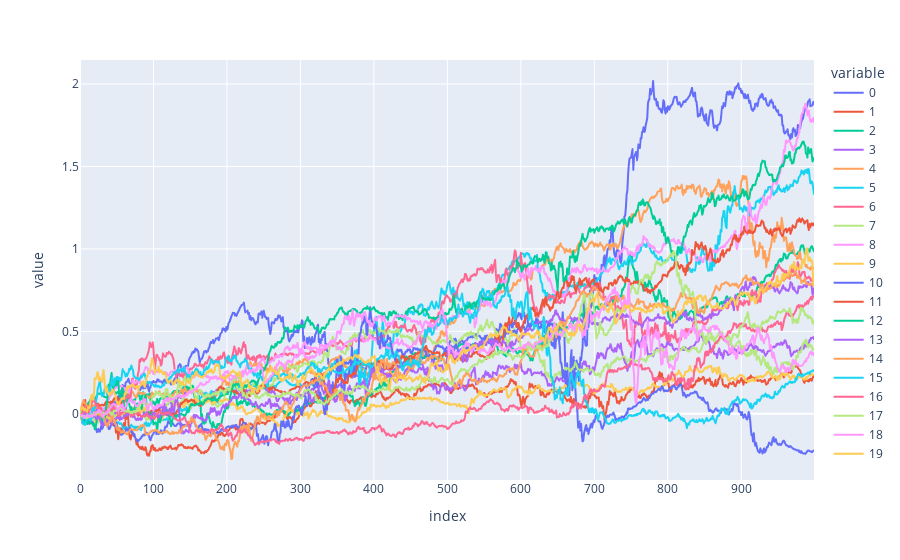

The cell this chart's notebook holds for it:
### Code cell
fig = px.line(rets_ts)
fig.show()

### Figure 1 — Plotly figure (JSON) as saved in the notebook; plotly's stock layout.template omitted (floating-point values rounded to 4 significant figures; data arrays with more than 128 entries replaced by an {"elided": "..."} marker saying what was removed)
{"data": [{"hovertemplate": "variable=0<br>index=%{x}<br>value=%{y}<extra></extra>", "legendgroup": "0", "line": {"color": "#636efa", "dash": "solid"}, "marker": {"symbol": "circle"}, "mode": "lines", "name": "0", "showlegend": true, "type": "scattergl", "x": {"elided": "1000 int values"}, "xaxis": "x", "y": {"elided": "1000 float values"}, "yaxis": "y"}, {"hovertemplate": "variable=1<br>index=%{x}<br>value=%{y}<extra></extra>", "legendgroup": "1", "line": {"color": "#EF553B", "dash": "solid"}, "marker": {"symbol": "circle"}, "mode": "lines", "name": "1", "showlegend": true, "type": "scattergl", "x": {"elided": "1000 int values"}, "xaxis": "x", "y": {"elided": "1000 float values"}, "yaxis": "y"}, {"hovertemplate": "variable=2<br>index=%{x}<br>value=%{y}<extra></extra>", "legendgroup": "2", "line": {"color": "#00cc96", "dash": "solid"}, "marker": {"symbol": "circle"}, "mode": "lines", "name": "2", "showlegend": true, "type": "scattergl", "x": {"elided": "1000 int values"}, "xaxis": "x", "y": {"elided": "1000 float values"}, "yaxis": "y"}, {"hovertemplate": "variable=3<br>index=%{x}<br>value=%{y}<extra></extra>", "legendgroup": "3", "line": {"color": "#ab63fa", "dash": "solid"}, "marker": {"symbol": "circle"}, "mode": "lines", "name": "3", "showlegend": true, "type": "scattergl", "x": {"elided": "1000 int values"}, "xaxis": "x", "y": {"elided": "1000 float values"}, "yaxis": "y"}, {"hovertemplate": "variable=4<br>index=%{x}<br>value=%{y}<extra></extra>", "legendgroup": "4", "line": {"color": "#FFA15A", "dash": "solid"}, "marker": {"symbol": "circle"}, "mode": "lines", "name": "4", "showlegend": true, "type": "scattergl", "x": {"elided": "1000 int values"}, "xaxis": "x", "y": {"elided": "1000 float values"}, "yaxis": "y"}, {"hovertemplate": "variable=5<br>index=%{x}<br>value=%{y}<extra></extra>", "legendgroup": "5", "line": {"color": "#19d3f3", "dash": "solid"}, "marker": {"symbol": "circle"}, "mode": "lines", "name": "5", "showlegend": true, "type": "scattergl", "x": {"elided": "1000 int values"}, "xaxis": "x", "y": {"elided": "1000 float values"}, "yaxis": "y"}, {"hovertemplate": "variable=6<br>index=%{x}<br>value=%{y}<extra></extra>", "legendgroup": "6", "line": {"color": "#FF6692", "dash": "solid"}, "marker": {"symbol": "circle"}, "mode": "lines", "name": "6", "showlegend": true, "type": "scattergl", "x": {"elided": "1000 int values"}, "xaxis": "x", "y": {"elided": "1000 float values"}, "yaxis": "y"}, {"hovertemplate": "variable=7<br>index=%{x}<br>value=%{y}<extra></extra>", "legendgroup": "7", "line": {"color": "#B6E880", "dash": "solid"}, "marker": {"symbol": "circle"}, "mode": "lines", "name": "7", "showlegend": true, "type": "scattergl", "x": {"elided": "1000 int values"}, "xaxis": "x", "y": {"elided": "1000 float values"}, "yaxis": "y"}, {"hovertemplate": "variable=8<br>index=%{x}<br>value=%{y}<extra></extra>", "legendgroup": "8", "line": {"color": "#FF97FF", "dash": "solid"}, "marker": {"symbol": "circle"}, "mode": "lines", "name": "8", "showlegend": true, "type": "scattergl", "x": {"elided": "1000 int values"}, "xaxis": "x", "y": {"elided": "1000 float values"}, "yaxis": "y"}, {"hovertemplate": "variable=9<br>index=%{x}<br>value=%{y}<extra></extra>", "legendgroup": "9", "line": {"color": "#FECB52", "dash": "solid"}, "marker": {"symbol": "circle"}, "mode": "lines", "name": "9", "showlegend": true, "type": "scattergl", "x": {"elided": "1000 int values"}, "xaxis": "x", "y": {"elided": "1000 float values"}, "yaxis": "y"}, {"hovertemplate": "variable=10<br>index=%{x}<br>value=%{y}<extra></extra>", "legendgroup": "10", "line": {"color": "#636efa", "dash": "solid"}, "marker": {"symbol": "circle"}, "mode": "lines", "name": "10", "showlegend": true, "type": "scattergl", "x": {"elided": "1000 int values"}, "xaxis": "x", "y": {"elided": "1000 float values"}, "yaxis": "y"}, {"hovertemplate": "variable=11<br>index=%{x}<br>value=%{y}<extra></extra>", "legendgroup": "11", "line": {"color": "#EF553B", "dash": "solid"}, "marker": {"symbol": "circle"}, "mode": "lines", "name": "11", "showlegend": true, "type": "scattergl", "x": {"elided": "1000 int values"}, "xaxis": "x", "y": {"elided": "1000 float values"}, "yaxis": "y"}, {"hovertemplate": "variable=12<br>index=%{x}<br>value=%{y}<extra></extra>", "legendgroup": "12", "line": {"color": "#00cc96", "dash": "solid"}, "marker": {"symbol": "circle"}, "mode": "lines", "name": "12", "showlegend": true, "type": "scattergl", "x": {"elided": "1000 int values"}, "xaxis": "x", "y": {"elided": "1000 float values"}, "yaxis": "y"}, {"hovertemplate": "variable=13<br>index=%{x}<br>value=%{y}<extra></extra>", "legendgroup": "13", "line": {"color": "#ab63fa", "dash": "solid"}, "marker": {"symbol": "circle"}, "mode": "lines", "name": "13", "showlegend": true, "type": "scattergl", "x": {"elided": "1000 int values"}, "xaxis": "x", "y": {"elided": "1000 float values"}, "yaxis": "y"}, {"hovertemplate": "variable=14<br>index=%{x}<br>value=%{y}<extra></extra>", "legendgroup": "14", "line": {"color": "#FFA15A", "dash": "solid"}, "marker": {"symbol": "circle"}, "mode": "lines", "name": "14", "showlegend": true, "type": "scattergl", "x": {"elided": "1000 int values"}, "xaxis": "x", "y": {"elided": "1000 float values"}, "yaxis": "y"}, {"hovertemplate": "variable=15<br>index=%{x}<br>value=%{y}<extra></extra>", "legendgroup": "15", "line": {"color": "#19d3f3", "dash": "solid"}, "marker": {"symbol": "circle"}, "mode": "lines", "name": "15", "showlegend": true, "type": "scattergl", "x": {"elided": "1000 int values"}, "xaxis": "x", "y": {"elided": "1000 float values"}, "yaxis": "y"}, {"hovertemplate": "variable=16<br>index=%{x}<br>value=%{y}<extra></extra>", "legendgroup": "16", "line": {"color": "#FF6692", "dash": "solid"}, "marker": {"symbol": "circle"}, "mode": "lines", "name": "16", "showlegend": true, "type": "scattergl", "x": {"elided": "1000 int values"}, "xaxis": "x", "y": {"elided": "1000 float values"}, "yaxis": "y"}, {"hovertemplate": "variable=17<br>index=%{x}<br>value=%{y}<extra></extra>", "legendgroup": "17", "line": {"color": "#B6E880", "dash": "solid"}, "marker": {"symbol": "circle"}, "mode": "lines", "name": "17", "showlegend": true, "type": "scattergl", "x": {"elided": "1000 int values"}, "xaxis": "x", "y": {"elided": "1000 float values"}, "yaxis": "y"}, {"hovertemplate": "variable=18<br>index=%{x}<br>value=%{y}<extra></extra>", "legendgroup": "18", "line": {"color": "#FF97FF", "dash": "solid"}, "marker": {"symbol": "circle"}, "mode": "lines", "name": "18", "showlegend": true, "type": "scattergl", "x": {"elided": "1000 int values"}, "xaxis": "x", "y": {"elided": "1000 float values"}, "yaxis": "y"}, {"hovertemplate": "variable=19<br>index=%{x}<br>value=%{y}<extra></extra>", "legendgroup": "19", "line": {"color": "#FECB52", "dash": "solid"}, "marker": {"symbol": "circle"}, "mode": "lines", "name": "19", "showlegend": true, "type": "scattergl", "x": {"elided": "1000 int values"}, "xaxis": "x", "y": {"elided": "1000 float values"}, "yaxis": "y"}], "layout": {"legend": {"title": {"text": "variable"}, "tracegroupgap": 0}, "margin": {"t": 60}, "xaxis": {"anchor": "y", "domain": [0, 1], "title": {"text": "index"}}, "yaxis": {"anchor": "x", "domain": [0, 1], "title": {"text": "value"}}}}
